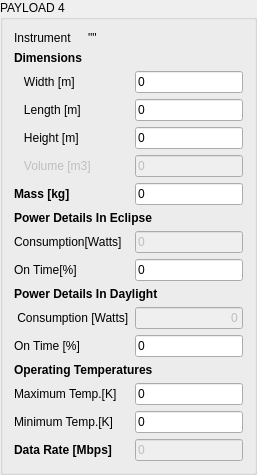
        <widget class="QGroupBox" name="Payload4GroupBox">
         <property name="title">
          <string>PAYLOAD 4</string>
         </property>
         <layout class="QGridLayout" name="gridLayout_5">
          <item row="0" column="0">
           <widget class="QLabel" name="label_158">
            <property name="text">
             <string>Instrument</string>
            </property>
           </widget>
          </item>
          <item row="0" column="1" colspan="5">
           <widget class="QLabel" name="Payload4NameLabel">
            <property name="text">
             <string>&quot;&quot;</string>
            </property>
           </widget>
          </item>
          <item row="1" column="0">
           <widget class="QLabel" name="label_159">
            <property name="sizePolicy">
             <sizepolicy hsizetype="Fixed" vsizetype="Fixed">
              <horstretch>0</horstretch>
              <verstretch>0</verstretch>
             </sizepolicy>
            </property>
            <property name="font">
             <font>
              <weight>75</weight>
              <bold>true</bold>
             </font>
            </property>
            <property name="text">
             <string>Dimensions</string>
            </property>
            <property name="indent">
             <number>0</number>
            </property>
           </widget>
          </item>
          <item row="2" column="0">
           <widget class="QLabel" name="label_160">
            <property name="sizePolicy">
             <sizepolicy hsizetype="Fixed" vsizetype="Fixed">
              <horstretch>0</horstretch>
              <verstretch>0</verstretch>
             </sizepolicy>
            </property>
            <property name="text">
             <string>   Width [m]</string>
            </property>
            <property name="indent">
             <number>0</number>
            </property>
           </widget>
          </item>
          <item row="2" column="3" colspan="3">
           <widget class="QLineEdit" name="Payload4WidthLineEdit">
            <property name="enabled">
             <bool>true</bool>
            </property>
            <property name="layoutDirection">
             <enum>Qt::RightToLeft</enum>
            </property>
            <property name="text">
             <string>0</string>
            </property>
           </widget>
          </item>
          <item row="3" column="0" colspan="2">
           <widget class="QLabel" name="label_161">
            <property name="sizePolicy">
             <sizepolicy hsizetype="Fixed" vsizetype="Fixed">
              <horstretch>0</horstretch>
              <verstretch>0</verstretch>
             </sizepolicy>
            </property>
            <property name="text">
             <string>   Length [m]</string>
            </property>
            <property name="indent">
             <number>0</number>
            </property>
           </widget>
          </item>
          <item row="3" column="3" colspan="3">
           <widget class="QLineEdit" name="Payload4LengthLineEdit">
            <property name="enabled">
             <bool>true</bool>
            </property>
            <property name="layoutDirection">
             <enum>Qt::RightToLeft</enum>
            </property>
            <property name="text">
             <string>0</string>
            </property>
           </widget>
          </item>
          <item row="4" column="0" colspan="2">
           <widget class="QLabel" name="label_162">
            <property name="sizePolicy">
             <sizepolicy hsizetype="Fixed" vsizetype="Fixed">
              <horstretch>0</horstretch>
              <verstretch>0</verstretch>
             </sizepolicy>
            </property>
            <property name="text">
             <string>   Height [m]</string>
            </property>
            <property name="indent">
             <number>0</number>
            </property>
           </widget>
          </item>
          <item row="4" column="3" colspan="3">
           <widget class="QLineEdit" name="Payload4HeightLineEdit">
            <property name="enabled">
             <bool>true</bool>
            </property>
            <property name="layoutDirection">
             <enum>Qt::RightToLeft</enum>
            </property>
            <property name="text">
             <string>0</string>
            </property>
           </widget>
          </item>
          <item row="5" column="0" colspan="2">
           <widget class="QLabel" name="label_163">
            <property name="enabled">
             <bool>false</bool>
            </property>
            <property name="sizePolicy">
             <sizepolicy hsizetype="Fixed" vsizetype="Fixed">
              <horstretch>0</horstretch>
              <verstretch>0</verstretch>
             </sizepolicy>
            </property>
            <property name="text">
             <string>   Volume [m3]</string>
            </property>
            <property name="indent">
             <number>0</number>
            </property>
           </widget>
          </item>
          <item row="5" column="3" colspan="3">
           <widget class="QLineEdit" name="Payload4VolumeLineEdit">
            <property name="enabled">
             <bool>false</bool>
            </property>
            <property name="layoutDirection">
             <enum>Qt::RightToLeft</enum>
            </property>
            <property name="text">
             <string>0</string>
            </property>
           </widget>
          </item>
          <item row="6" column="0" colspan="2">
           <widget class="QLabel" name="label_164">
            <property name="sizePolicy">
             <sizepolicy hsizetype="Fixed" vsizetype="Fixed">
              <horstretch>0</horstretch>
              <verstretch>0</verstretch>
             </sizepolicy>
            </property>
            <property name="font">
             <font>
              <weight>75</weight>
              <bold>true</bold>
             </font>
            </property>
            <property name="text">
             <string>Mass [kg]</string>
            </property>
            <property name="indent">
             <number>0</number>
            </property>
           </widget>
          </item>
          <item row="6" column="3" colspan="3">
           <widget class="QLineEdit" name="Payload4MassLineEdit">
            <property name="enabled">
             <bool>true</bool>
            </property>
            <property name="layoutDirection">
             <enum>Qt::RightToLeft</enum>
            </property>
            <property name="text">
             <string>0</string>
            </property>
           </widget>
          </item>
          <item row="7" column="0" colspan="4">
           <widget class="QLabel" name="label_30">
            <property name="font">
             <font>
              <weight>75</weight>
              <bold>true</bold>
             </font>
            </property>
            <property name="text">
             <string>Power Details In Eclipse</string>
            </property>
           </widget>
          </item>
          <item row="8" column="0" colspan="3">
           <widget class="QLabel" name="label_165">
            <property name="sizePolicy">
             <sizepolicy hsizetype="Fixed" vsizetype="Fixed">
              <horstretch>0</horstretch>
              <verstretch>0</verstretch>
             </sizepolicy>
            </property>
            <property name="text">
             <string>Consumption[Watts]</string>
            </property>
            <property name="indent">
             <number>0</number>
            </property>
           </widget>
          </item>
          <item row="8" column="3" colspan="3">
           <widget class="QLineEdit" name="Payload4PowerConsumptionInEclipseLineEdit">
            <property name="enabled">
             <bool>false</bool>
            </property>
            <property name="layoutDirection">
             <enum>Qt::RightToLeft</enum>
            </property>
            <property name="text">
             <string>0</string>
            </property>
           </widget>
          </item>
          <item row="9" column="0">
           <widget class="QLabel" name="label_166">
            <property name="sizePolicy">
             <sizepolicy hsizetype="Fixed" vsizetype="Fixed">
              <horstretch>0</horstretch>
              <verstretch>0</verstretch>
             </sizepolicy>
            </property>
            <property name="text">
             <string>On Time[%]</string>
            </property>
            <property name="indent">
             <number>0</number>
            </property>
           </widget>
          </item>
          <item row="9" column="3" colspan="3">
           <widget class="QLineEdit" name="Payload4PowerOnTimeEclipseLineEdit">
            <property name="enabled">
             <bool>true</bool>
            </property>
            <property name="layoutDirection">
             <enum>Qt::RightToLeft</enum>
            </property>
            <property name="text">
             <string>0</string>
            </property>
           </widget>
          </item>
          <item row="10" column="0" colspan="5">
           <widget class="QLabel" name="label_29">
            <property name="font">
             <font>
              <weight>75</weight>
              <bold>true</bold>
             </font>
            </property>
            <property name="text">
             <string>Power Details In Daylight</string>
            </property>
           </widget>
          </item>
          <item row="11" column="0" colspan="3">
           <widget class="QLabel" name="label_4">
            <property name="text">
             <string> Consumption [Watts]</string>
            </property>
           </widget>
          </item>
          <item row="11" column="3" colspan="3">
           <widget class="QLineEdit" name="Payload4PowerConsumptionInDaylightLineEdit">
            <property name="enabled">
             <bool>false</bool>
            </property>
            <property name="text">
             <string>0</string>
            </property>
            <property name="alignment">
             <set>Qt::AlignRight|Qt::AlignTrailing|Qt::AlignVCenter</set>
            </property>
           </widget>
          </item>
          <item row="12" column="0">
           <widget class="QLabel" name="label_167">
            <property name="sizePolicy">
             <sizepolicy hsizetype="Fixed" vsizetype="Fixed">
              <horstretch>0</horstretch>
              <verstretch>0</verstretch>
             </sizepolicy>
            </property>
            <property name="text">
             <string>On Time [%]</string>
            </property>
            <property name="indent">
             <number>0</number>
            </property>
           </widget>
          </item>
          <item row="12" column="3" colspan="3">
           <widget class="QLineEdit" name="Payload4PowerOnTimeDaylightLineEdit">
            <property name="enabled">
             <bool>true</bool>
            </property>
            <property name="layoutDirection">
             <enum>Qt::RightToLeft</enum>
            </property>
            <property name="text">
             <string>0</string>
            </property>
           </widget>
          </item>
          <item row="13" column="0" colspan="4">
           <widget class="QLabel" name="label_28">
            <property name="font">
             <font>
              <weight>75</weight>
              <bold>true</bold>
             </font>
            </property>
            <property name="text">
             <string>Operating Temperatures</string>
            </property>
           </widget>
          </item>
          <item row="14" column="0" colspan="3">
           <widget class="QLabel" name="label_168">
            <property name="sizePolicy">
             <sizepolicy hsizetype="Fixed" vsizetype="Fixed">
              <horstretch>0</horstretch>
              <verstretch>0</verstretch>
             </sizepolicy>
            </property>
            <property name="text">
             <string>Maximum Temp.[K]</string>
            </property>
            <property name="indent">
             <number>0</number>
            </property>
           </widget>
          </item>
          <item row="14" column="3" colspan="3">
           <widget class="QLineEdit" name="Payload4MaxTempLimitLineEdit">
            <property name="enabled">
             <bool>true</bool>
            </property>
            <property name="layoutDirection">
             <enum>Qt::RightToLeft</enum>
            </property>
            <property name="text">
             <string>0</string>
            </property>
           </widget>
          </item>
          <item row="15" column="0" colspan="3">
           <widget class="QLabel" name="label_169">
            <property name="sizePolicy">
             <sizepolicy hsizetype="Fixed" vsizetype="Fixed">
              <horstretch>0</horstretch>
              <verstretch>0</verstretch>
             </sizepolicy>
            </property>
            <property name="text">
             <string>Minimum Temp.[K]</string>
            </property>
            <property name="indent">
             <number>0</number>
            </property>
           </widget>
          </item>
          <item row="15" column="3" colspan="3">
           <widget class="QLineEdit" name="Payload4MinTempLimitLineEdit">
            <property name="enabled">
             <bool>true</bool>
            </property>
            <property name="layoutDirection">
             <enum>Qt::RightToLeft</enum>
            </property>
            <property name="text">
             <string>0</string>
            </property>
           </widget>
          </item>
          <item row="16" column="0" colspan="3">
           <widget class="QLabel" name="label_170">
            <property name="sizePolicy">
             <sizepolicy hsizetype="Fixed" vsizetype="Fixed">
              <horstretch>0</horstretch>
              <verstretch>0</verstretch>
             </sizepolicy>
            </property>
            <property name="font">
             <font>
              <weight>75</weight>
              <bold>true</bold>
             </font>
            </property>
            <property name="text">
             <string>Data Rate [Mbps]</string>
            </property>
            <property name="indent">
             <number>0</number>
            </property>
           </widget>
          </item>
          <item row="16" column="3" colspan="3">
           <widget class="QLineEdit" name="Payload4DataRateLineEdit">
            <property name="enabled">
             <bool>false</bool>
            </property>
            <property name="layoutDirection">
             <enum>Qt::RightToLeft</enum>
            </property>
            <property name="text">
             <string>0</string>
            </property>
           </widget>
          </item>
         </layout>
        </widget>
